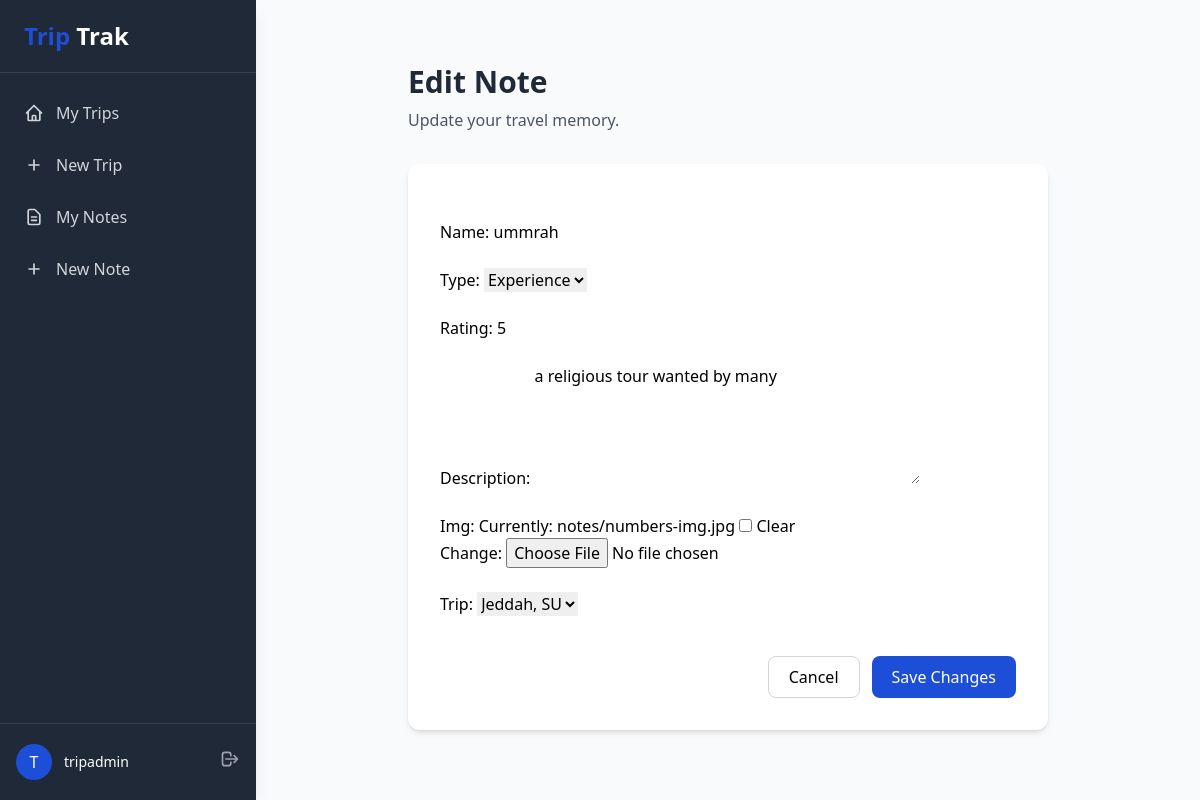
/dashboard/notes/3/update/ (signed in), run on the app's committed database.
### trip/models.py (models this page shows, shortened)
class Note(models.Model):
    class NoteType(models.TextChoices):
        EVENT = "event", "Event"
        DINING = "dining", "Dining"
        EXPERIENCE = "experience", "Experience"
        GENERAL = "general", "General"
    trip = models.ForeignKey(
        Trip,
        on_delete=models.CASCADE,
        related_name="notes",
    )
    name = models.CharField(max_length=200)
    description = models.TextField()
    type = models.CharField(
        max_length=20,
        choices=NoteType.choices,
        default=NoteType.GENERAL,
    )
    img = models.ImageField(
        upload_to="notes/",
        blank=True,
        null=True,
    )
    rating = models.PositiveSmallIntegerField(
        default=1,
        validators=[
            MinValueValidator(1),
            MaxValueValidator(5),
        ],
    )
    class Meta:
        ordering = ["-id"]

### trip/views.py (the view)
# urls.py: path("dashboard/notes/<int:pk>/update/", NoteUpdateView.as_view(), name="note-update"),
class NoteUpdateView(UserNoteMixin, UpdateView):
    model = Note
    form_class = NoteForm
    success_url = reverse_lazy("note-list")
    def get_form_kwargs(self):
        kwargs = super().get_form_kwargs()
        kwargs["user"] = self.request.user
        return kwargs

### trip/forms.py
class NoteForm(forms.ModelForm):
    class Meta:
        model = Note
        fields = [
            "name",
            "type",
            "rating",
            "description",
            "img",
            "trip",
        ]
        widgets = {
            "name": forms.TextInput(
                attrs={
                    "placeholder": "Title",
                }
            ),
            "description": forms.Textarea(
                attrs={
                    "rows": 5,
                    "placeholder": "Write about your experience...",
                }
            ),
        }
    def __init__(self, *args, **kwargs):
        user = kwargs.pop("user", None)
        super().__init__(*args, **kwargs)
        if user:
            self.fields["trip"].queryset = Trip.objects.filter(owner=user)

### trip/models.py (called while the page is built)
    def __str__(self):
        return f"{self.city}, {self.country}"

### trip/views.py (called while the page is built)
    def test_func(self):
        return self.get_object().trip.owner == self.request.user

### trip/templates/trip/note_form.html (shortened to what this page needs)
{% extends "trip/_base.html" %}
{% load tailwind_filters %}
{% block content %}
<div class="max-w-2xl mx-auto px-4 py-8">
    <div class="mb-8">
        <h1 class="text-3xl font-bold text-gray-800">
            {% if object %}
                Edit Note
            {% else %}
                Create Note
            {% endif %}
        </h1>
        <p class="mt-2 text-gray-600">
            {% if object %}
                Update your travel memory.
            {% else %}
                Record a new experience from one of your trips.
            {% endif %}
        </p>
    </div>
    <div class="bg-white rounded-xl shadow-md p-8">
        <form method="post" enctype="multipart/form-data" class="space-y-6">
            {{ form|crispy }}
            <div class="flex justify-end gap-3 pt-4">
                <a href="{% if object %}{% url 'note-detail' object.pk %}{% else %}{% url 'note-list' %}{% endif %}"
                   class="px-5 py-2 border border-gray-300 rounded-lg hover:bg-gray-100 transition">
                    Cancel
                </a>
                <button type="submit"
                        class="px-5 py-2 bg-primary-700 text-white rounded-lg hover:bg-primary-800 transition">
                    {% if object %}
                        Save Changes
                    {% else %}
                        Create Note
                    {% endif %}
                </button>
            </div>
        </form>
    </div>
</div>
{% endblock %}

### trip/templates/trip/_base.html (shortened to what this page needs)
<!DOCTYPE html>
<html lang="en">
<head>
    <script src="https://cdn.tailwindcss.com"></script>
</head>
<body class="bg-gray-50">
    <div class="flex flex-col md:flex-row min-h-screen">
        <div class="flex flex-col w-full md:w-64 bg-dark-800 text-white shadow-lg z-10">
            <div class="border-b border-dark-700 px-6 py-5">
                <h3 class="text-2xl font-bold text-center md:text-left">
                    <span class="text-primary-700">Trip</span> Trak
                </h3>
            </div>
            <nav class="flex-1 px-2 py-4 space-y-1">
                <a href="{% url 'trip-list' %}" class="flex items-center px-4 py-3 text-gray-300 hover:bg-dark-700 hover:text-white rounded-lg transition-colors group">
                    My Trips
                </a>
                <a href="{% url 'trip-create' %}" class="flex items-center px-4 py-3 text-gray-300 hover:bg-dark-700 hover:text-white rounded-lg transition-colors group">
                    <svg xmlns="http://www.w3.org/2000/svg" class="h-5 w-5 mr-3 group-hover:text-primary-400" fill="none" viewBox="0 0 24 24" stroke="currentColor">
                        <path stroke-linecap="round" stroke-linejoin="round" stroke-width="2" d="M12 6v6m0 0v6m0-6h6m-6 0H6" />
                    </svg>
                    New Trip
                </a>
                <a href="{% url 'note-list' %}" class="flex items-center px-4 py-3 text-gray-300 hover:bg-dark-700 hover:text-white rounded-lg transition-colors group">
                    My Notes
                </a>
                <a href="{% url 'note-create' %}" class="flex items-center px-4 py-3 text-gray-300 hover:bg-dark-700 hover:text-white rounded-lg transition-colors group">
                    <svg xmlns="http://www.w3.org/2000/svg" class="h-5 w-5 mr-3 group-hover:text-primary-400" fill="none" viewBox="0 0 24 24" stroke="currentColor">
                        <path stroke-linecap="round" stroke-linejoin="round" stroke-width="2" d="M12 6v6m0 0v6m0-6h6m-6 0H6" />
                    </svg>
                    New Note
                </a>
            </nav>
            <div class="px-4 py-5 border-t border-dark-700">
                <div class="flex items-center justify-between">
                    <div class="flex items-center">
                        <div class="h-9 w-9 rounded-full bg-primary-700 flex items-center justify-center text-white font-medium">
                            {{ user.username|first|upper }}
                        </div>
                        <div class="ml-3">
                            <p class="text-sm font-medium text-white">{{ user.username }}</p>
                        </div>
                    </div>
                    <form method="POST" action="{% url 'logout' %}">
                        <button type="submit" class="text-gray-400 hover:text-white">
                            <svg xmlns="http://www.w3.org/2000/svg" class="h-5 w-5" fill="none" viewBox="0 0 24 24" stroke="currentColor">
                                <path stroke-linecap="round" stroke-linejoin="round" stroke-width="2" d="M17 16l4-4m0 0l-4-4m4 4H7m6 4v1a3 3 0 01-3 3H6a3 3 0 01-3-3V7a3 3 0 013-3h4a3 3 0 013 3v1" />
                            </svg>
                        </button>
                    </form>
                </div>
            </div>
        </div>
        <div class="flex-1 overflow-auto">
            <div class="p-6 md:p-8 max-w-7xl mx-auto">
                {% block content %}
                {% endblock content %}
            </div>
        </div>
    </div>
</body>
</html>

### data on the page
Note: name "ummrah", type "Experience", rating "5", description "a religious tour wanted by many", trip "Jeddah, SU"

### other printed values
{{ user.username|first|upper }} "T"
{{ user.username }} "tripadmin"
